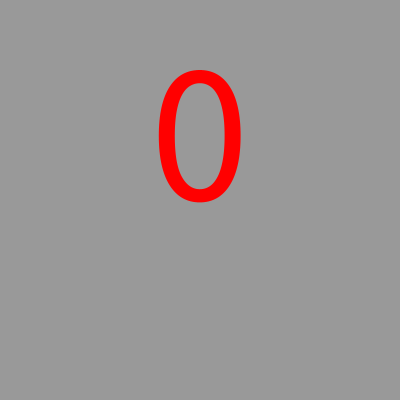
Frame 1 (no input)
Frame 60 (the mouse pressed at the canvas centre just before this capture): identical to frame 1, image omitted
Frame 120 (the mouse held since frame 60 and released just before this capture): identical to frame 1, image omitted

The Processing sketch that drew this single still picture (run headless with seeded random() and noise(); from frame 60 on, the mouse is pressed at the canvas centre):

// Processing sketch: assignment_3_2_3
// ── assignment_3_2_3.pde
int r;

void setup(){
 size(400,400);
 frameRate(60);
}

void draw(){
  background(153);
  textSize(200);
  textAlign(CENTER);
  if (r < 3)
  {
    fill (255,0,0);
  } 
  else if ( r <=4)
  {
    fill (239,248,0);
  } 
  else
  {
    fill (0,255,0);
  }
  text(str(r), width/2, height/2);
}

/*void keyPressed(){
  r = (int)random(1,7);
  println(r);
}*/

void keyReleased(){
  r = (int)random(1,7);
  println(r);
}
